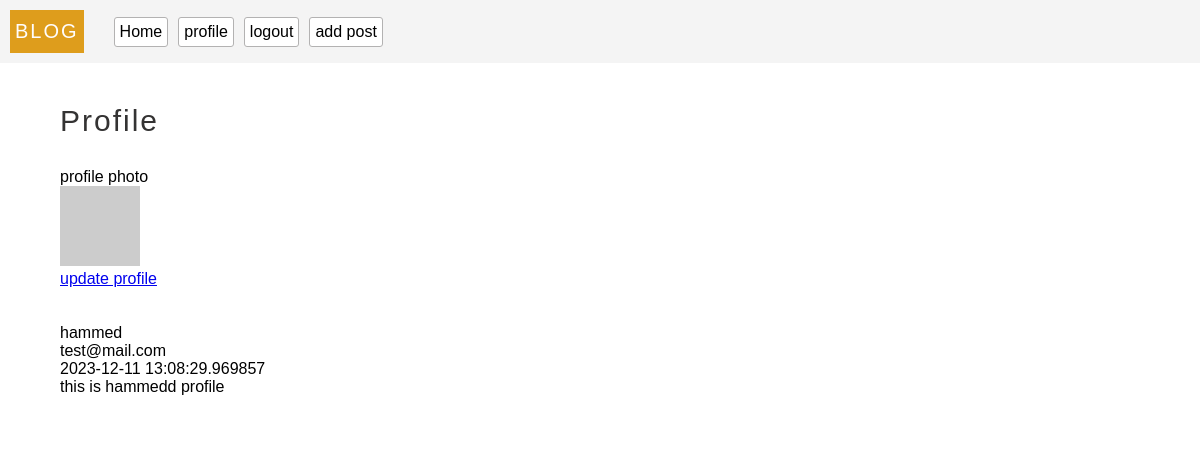
The page /profile (signed in) on the database as committed earlier.
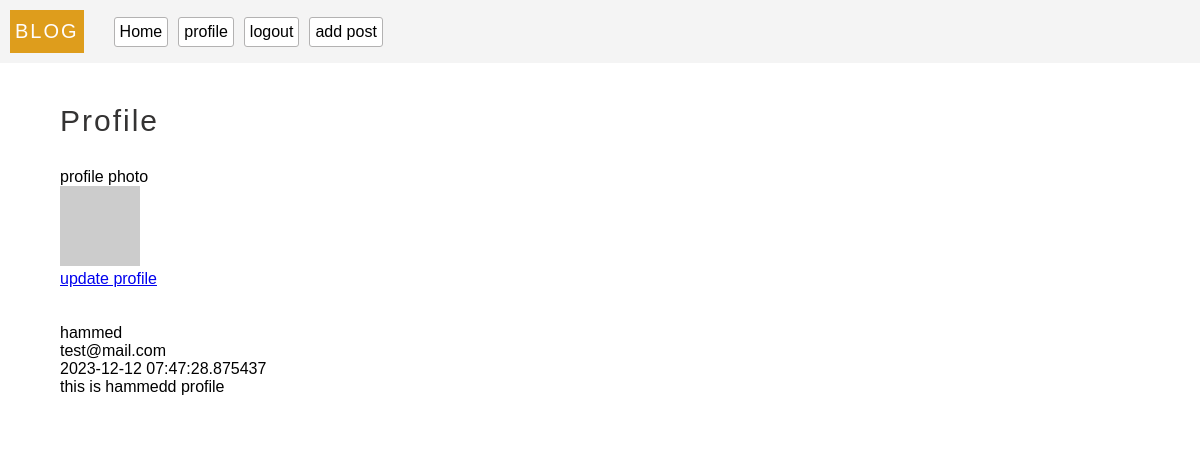
The same page on the database as committed later.
### models.py (models this page shows, shortened)
class User(db.Model, UserMixin):
  __tablename__ = 'users'
  id = db.Column(db.Integer, primary_key = True)
  username = db.Column(db.String(100), unique = True, index = True)
  email = db.Column(db.String(100), index = True, unique = True)
  password = db.Column(db.String(200))
  last_seen = db.Column(db.DateTime, default=datetime.utcnow, index = True)
  about_me = db.Column(db.String, nullable=True)
  posts = db.relationship(
    'Post',
    backref = 'author',
    lazy = 'dynamic'
  )
  followed = db.relationship(
    'User',
    secondary = followers,
    primaryjoin = (followers.c.follower_id == id),
    secondaryjoin = (followers.c.followed_id == id),
    backref = db.backref('followers', lazy='dynamic'),
    lazy = 'dynamic'
  )
  follower = db.relationship(
    'User',
    secondary = followers,
    primaryjoin = (followers.c.followed_id == id),
    secondaryjoin = (followers.c.follower_id == id),
    backref = db.backref('followed_user', lazy='dynamic'),
    lazy = 'dynamic'
  )
  def avatar(self, size='80'):
    digest = md5(str(self.email).lower().encode('utf-8')).hexdigest()
    return f'https://gravatar.com/avatar/{digest}?d=identicon&s={size}'
  def update_last_seen(self):
    self.last_seen = datetime.utcnow()
    db.session.commit()
  @login.user_loader
  def get_user(id):
    return User.query.get(int(id))

### server.py (the view)
@app.route('/profile')
@login_required
def profile():
  return render_template('profile.html', title='Profile', user = current_user)

### server.py (called while the page is built)
@app.before_request
def validate():
  if current_user.is_authenticated:
    current_user.update_last_seen()

### templates/profile.html
{% extends 'base.html'%}
{% block content %}
  <p class="header">Profile</p>
  <div class="profile-photo-container">
    <p>profile photo</p>
    <img class="profile-photo" src="{{current_user.avatar()}}" alt="{{current_user.username}}"/>
    <p><a href="{{url_for('update_profile')}}"> update profile</a></p>
  </div>
  <br><br>
  <p>{{current_user.username}}</p>
  <p>{{current_user.email}}</p>
  <p>{{current_user.last_seen}}</p>
  {% if current_user.about_me != None %}
    <p>{{current_user.about_me}}</p>
  {% endif %}
{% endblock %}

Rows that differ between the two databases and show on the page:
changed User "hammed": last_seen "2023-12-11 13:08:29.969857" → "2023-12-12 07:47:28.875437"
